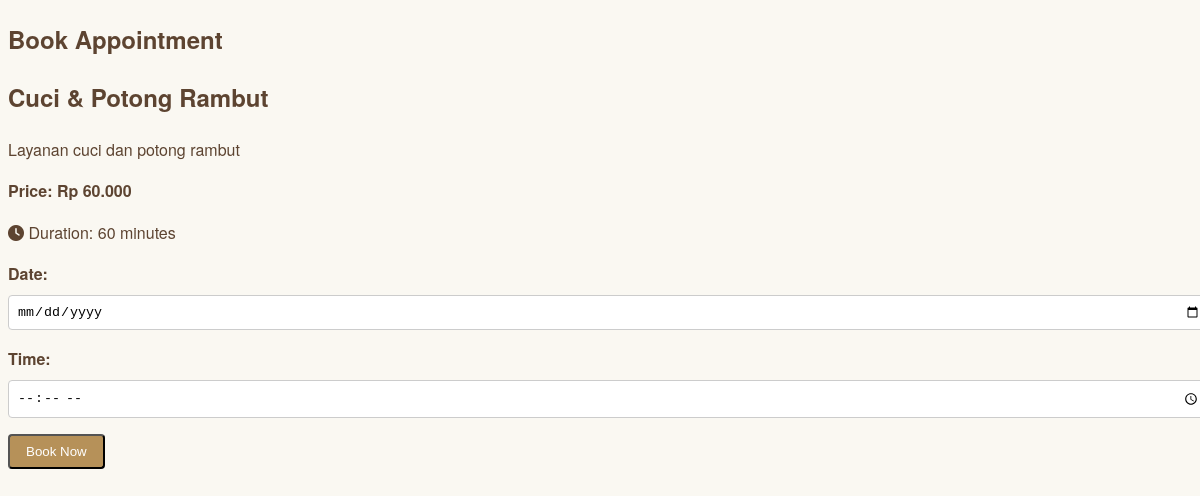
Page /book.php?service_id=1 (signed in) on the committed database.
### tables this page shows
CREATE TABLE `services` (
  `id` int(11) NOT NULL,
  `category_id` int(11) DEFAULT NULL,
  `name` varchar(100) NOT NULL,
  `description` text DEFAULT NULL,
  `price` decimal(10,2) NOT NULL,
  `duration` int(11) NOT NULL
);

### book.php (the view, shortened to what this page needs)
<?php
require_once 'config.php';
$serviceId = $_GET['service_id'];
$stmt = $pdo->prepare("SELECT * FROM services WHERE id = ?");
$stmt->execute([$serviceId]);
$service = $stmt->fetch(PDO::FETCH_ASSOC);
?>
<!DOCTYPE html>
<html lang="id">
<head>
    <link rel="stylesheet" href="styles/main.css">
    <link rel="stylesheet" href="https://cdnjs.cloudflare.com/ajax/libs/font-awesome/6.0.0-beta3/css/all.min.css">
</head>
<body>
    <section class="booking">
        <h1>Book Appointment</h1>
        <div class="booking-form">
            <h2><?php echo htmlspecialchars($service['name']); ?></h2>
            <p><?php echo htmlspecialchars($service['description']); ?></p>
            <p><strong>Price: Rp <?php echo number_format($service['price'], 0, ',', '.'); ?></strong></p>
            <p><i class="fas fa-clock"></i> Duration: <?php echo $service['duration']; ?> minutes</p>
            <form action="" method="post">
                <div class="form-group">
                    <label for="appointment_date">Date:</label>
                    <input type="date" id="appointment_date" name="appointment_date" required>
                </div>
                <div class="form-group">
                    <label for="appointment_time">Time:</label>
                    <input type="time" id="appointment_time" name="appointment_time" required>
                </div>
                <button type="submit" class="btn btn-primary">Book Now</button>
            </form>
        </div>
    </section>
</body>
</html>

### styles/main.css (style rules this page uses)
:root { --primary-color: #b69159; --secondary-color: #8c6642; --accent-color: #d4c39d; --background-color: #faf8f2; --text-color: #5d4431; --text-light-color: #72533a; }
body { font-family: "Helvetica Neue", Arial, sans-serif; background-color: var(--background-color); color: var(--text-color); line-height: 1.6; }
.btn { display: inline-block; background-color: var(--primary-color); color: white; padding: 0.5rem 1rem; border-radius: 0.25rem; text-decoration: none; transition: background-color 0.3s ease; }
.form-group { margin-bottom: 1rem; }
.form-group label { display: block; margin-bottom: 0.5rem; font-weight: bold; }
.form-group input, .form-group select { width: 100%; padding: 0.5rem; border: 1px solid #ccc; border-radius: 0.25rem; }

### rows in the picture
services: name "Cuci & Potong Rambut", description "Layanan cuci dan potong rambut", price "60.000", duration "60"
